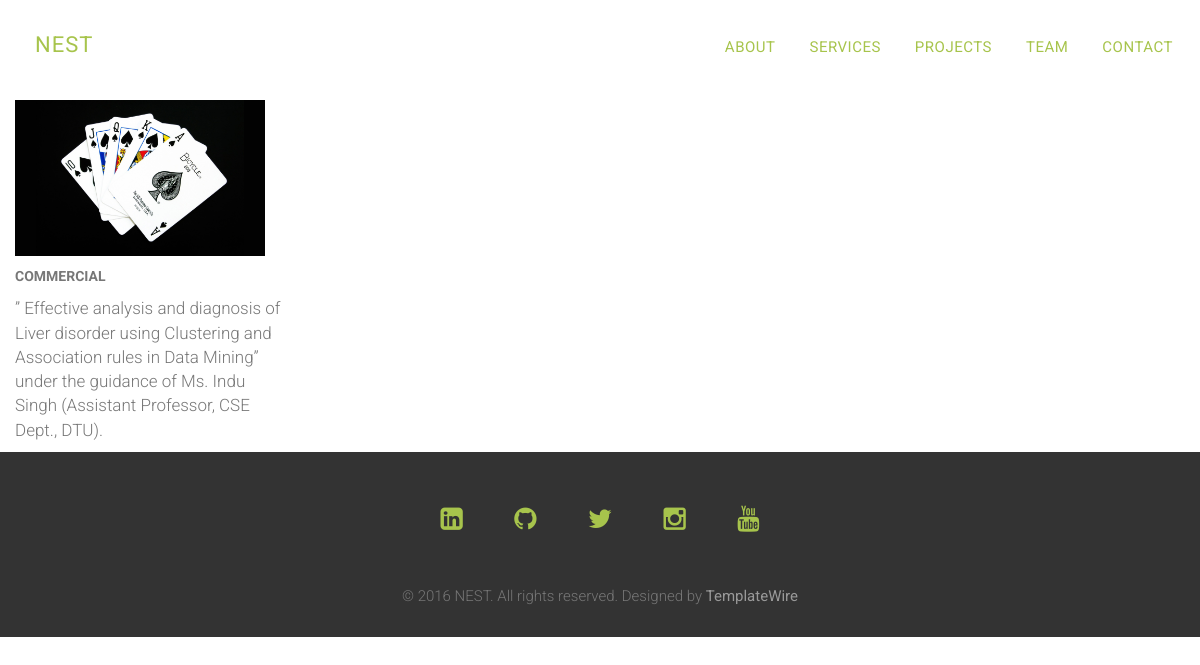
The app's page /project/1 with its own data.
### project/models.py (models this page shows, shortened)
class Project(models.Model):
    title = models.CharField(max_length=40)
    TYPE = (
        ('office','office'),
        ('Redisential', 'Redisential'),
        ('Commercial', 'Commercial')
    )
    type = models.CharField(max_length = 50, null=True, choices=TYPE)
    description = models.CharField(max_length=200)
    image = models.ImageField(upload_to='image')

### project/views.py (the view)
# urls.py: path('<int:project_id>', views.project_detail, name='project_detail')
def project_detail(request, project_id):
    project = get_object_or_404(Project, id=project_id)
    context = {
        'project':project
    }
    return render(request,'project_detail.html',context)

### templates/project_detail.html
{% extends 'base.html' %}
{% block content %}
<br><br><br><br><br>
<div class="container-fluid">
    <div class="row">
        <div class="col-md-3">
            <div class="card">
                <img class="card-img-top" style="width: 25rem;" src="{{project.image.url}}" alt="Project image">
                <div class="card-body">
                    <h5 class="card-title">{{project.title}}</h5>
                    <p class="card-text">{{project.description}}</p>
                </div>
            </div>
        </div>
    </div>
</div>
{% endblock content %}

### static_in_project/css/style.css (style rules this page uses)
body, html { font-family: 'Roboto', sans-serif; text-rendering: optimizeLegibility !important; -webkit-font-smoothing: antialiased !important; color: #777; font-weight: 300; width: 100% !important; height: 100% !important; }
h5 { text-transform: uppercase; font-weight: 700; line-height: 20px; }
p { font-size: 17px; }

### records on screen
Project: image (picture), title "COMMERCIAL", description "” Effective analysis and diagnosis of Liver disorder using Clustering and Association rules in Data Mining” under the guidance of Ms. Indu Singh (Assistant Professor, CSE Dept., DTU)."
